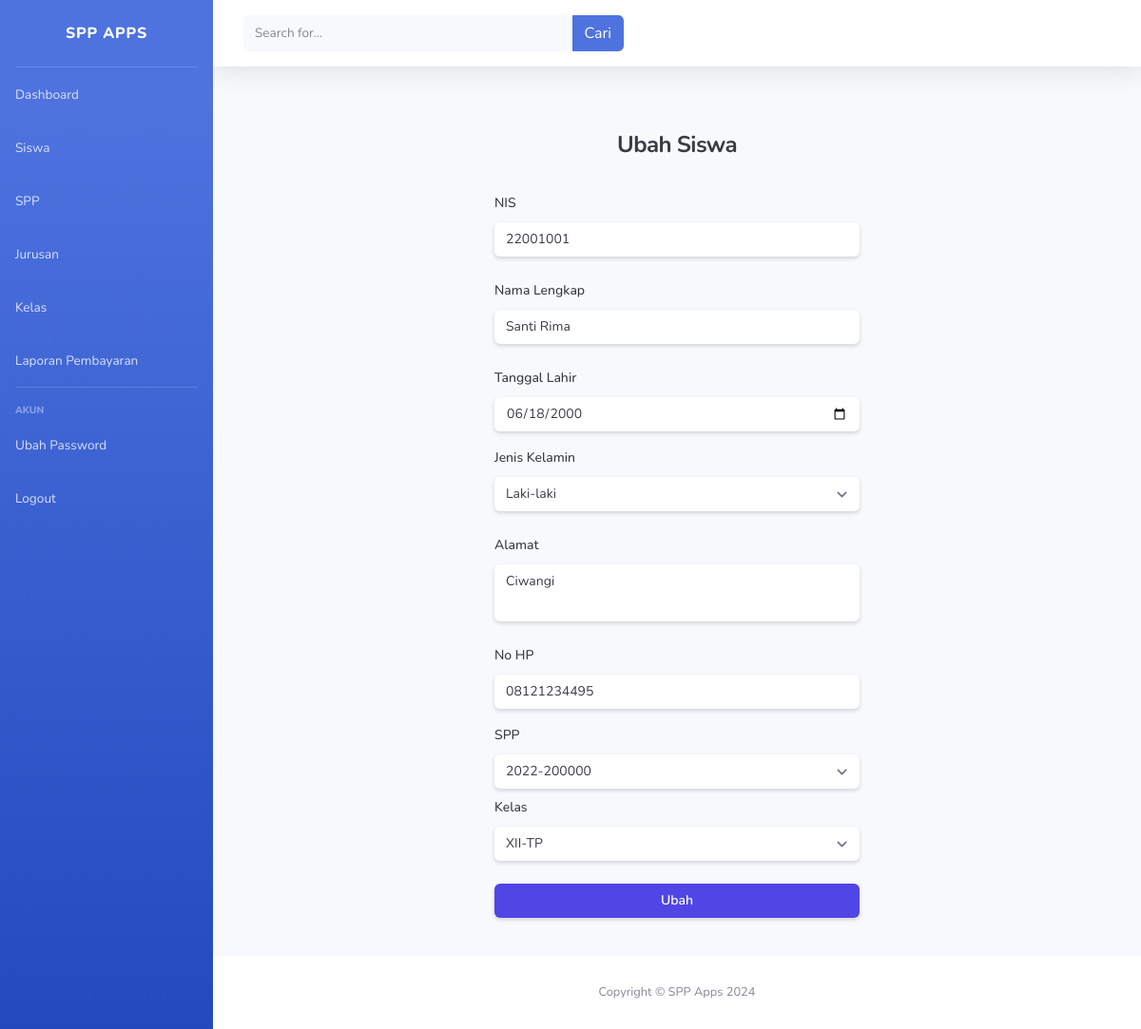
The page /siswa/ubah/22001001 (signed in) on the database its author committed.
### tables this page shows
CREATE TABLE `siswa` (
  `nis` bigint(20) NOT NULL,
  `nama_lengkap` varchar(50) DEFAULT NULL,
  `tanggal_lahir` date DEFAULT NULL,
  `jenis_kelamin` enum('l','p') DEFAULT NULL,
  `alamat` varchar(100) DEFAULT NULL,
  `no_hp` varchar(13) DEFAULT NULL,
  `kelas_id` int(11) DEFAULT NULL,
  `spp_id` int(11) DEFAULT NULL
);

CREATE TABLE `spp` (
  `id` int(11) NOT NULL,
  `tahun` year(4) DEFAULT NULL,
  `nominal` bigint(20) DEFAULT NULL
);

CREATE TABLE `kelas` (
  `id` int(11) NOT NULL,
  `kode_kelas` varchar(10) DEFAULT NULL,
  `tingkat` enum('10','11','12') DEFAULT NULL,
  `jurusan_id` int(11) DEFAULT NULL
);

### app/core/Controller.php (called while the page is built)
<?php
class Controller
{
    public function view($view, $data = []) {
        require_once 'app/views/' . $view . '.php';
    }
}

### app/controller/Siswa.php (called while the page is built, shortened)
<?php
require_once 'app/core/Controller.php';
require_once 'app/core/Database.php';
class Siswa extends Controller {
    public function ubah($nis)
    {
        $database = new Database();
        $query = "SELECT * FROM spp ORDER BY tahun DESC";
        $spp = array_slice($database->ambil_data($query), 0, 3);
        $query = "SELECT * FROM kelas";
        $kelas = $database->ambil_data($query);
        $query = "SELECT * FROM siswa WHERE nis = $nis";
        $siswa = $database->ambil_data($query);
        $data = [
            'title' => 'Ubah Siswa',
            'spp' => $spp,
            'kelas' => $kelas,
            'siswa' => $siswa
        ];
        $this->view('dashboard/siswa/ubah', $data);
    }
}

### app/core/App.php (called while the page is built, shortened)
<?php
class App
{
    protected $controller = 'NotFound';
    protected $method = 'index';
    protected $params = [];
    public function __construct()
    {
        $url = $this->parseUrl();
        $routes = $this->loadRoutes();
        $routeKey = '/' . implode('/', array_slice($url, 1));
        foreach ($routes as $route => $routeInfo) {
            $routePattern = preg_replace('/\{[a-zA-Z0-9]+\}/', '([a-zA-Z0-9]+)', $route);
            if (preg_match('#^' . $routePattern . '$#', $routeKey, $matches)) {
                $this->controller = $routeInfo[0];
                $this->method = $routeInfo[1];
                array_shift($matches);
                $this->params = $matches;
                break;
            }
        }
        if (file_exists('app/controller/' . $this->controller . '.php')) {
            $this->controller = new $this->controller();
        }
        call_user_func_array([$this->controller, $this->method], $this->params);
    }
    private function parseUrl()
    {
        $url = rtrim($_SERVER['REQUEST_URI'], '/');
        $url = filter_var($url, FILTER_SANITIZE_URL);
        $url = explode('/', $url);
        return $url;
    }
    private function loadRoutes()
    {
        return include 'Routes.php';
    }
}

### index.php (called while the page is built, shortened)
<?php
$app = new App();

### app/core/Database.php (called while the page is built, shortened)
<?php
class Database
{
    private $koneksi;
    private function koneksi()
    {
        $host = 'localhost';
        $user = 'root';
        $password = '';
        $database = 'uprak_riyan_darmawan';
        $this->koneksi = mysqli_connect($host, $user, $password, $database);
    }
    public function ambil_data($query)
    {
        $result = $this->koneksi->query($query);
        if ($result->num_rows > 1) {
            $rows = [];
            while ($row = $result->fetch_assoc()) {
                $rows[] = $row;
            }
            return $rows;
        }
        return $result->fetch_assoc();
    }
}

### app/views/dashboard/Siswa/ubah.php (the view, shortened to what this page needs)
<div class="flex min-h-full flex-col justify-center px-6 lg:px-8 mb-10">
    <div class="sm:mx-auto sm:w-full sm:max-w-sm">
        <h2 class="mt-10 text-center text-2xl font-bold leading-9 tracking-tight text-gray-900">Ubah Siswa</h2>
    </div>
    <div class="mt-4 sm:mx-auto sm:w-full sm:max-w-sm">
        <form class="space-y-6" action="/siswa/ubah/<?= $data['siswa']['nis'] ?>" method="POST">
            <div>
                <label for="nis" class="block text-sm font-medium leading-6 text-gray-900">NIS</label>
                <div class="mt-2">
                    <input id="nis" name="nis" type="number" required placeholder="22001001" autocomplete="nis" value="<?= $data['siswa']['nis'] ?>" class="block w-full rounded-md border-0 py-1.5 text-gray-900 shadow-sm ring-1 ring-inset placeholder:text-gray-400 focus:ring-2 focus:ring-inset sm:text-sm sm:leading-6 <?= isset($_SESSION['flash']['nis']) ? 'invalid' : 'valid' ?>">
                </div>
            </div>
            <div>
                <label for="namaLengkap" class="block text-sm font-medium leading-6 text-gray-900">Nama Lengkap</label>
                <div class="mt-2">
                    <input id="namaLengkap" name="namaLengkap" type="text" required placeholder="Riyan Darmawan" autocomplete="namaLengkap" value="<?= $data['siswa']['nama_lengkap'] ?>" class="block w-full rounded-md border-0 py-1.5 text-gray-900 shadow-sm ring-1 ring-inset placeholder:text-gray-400 focus:ring-2 focus:ring-inset sm:text-sm sm:leading-6 <?= isset($_SESSION['flash']['namaLengkap']) ? 'invalid' : 'valid' ?>">
                </div>
            </div>
            <div>
                <label for="tanggalLahir" class="block text-sm font-medium leading-6 text-gray-900">Tanggal Lahir</label>
                <div class="mt-2">
                    <input id="tanggalLahir" name="tanggalLahir" type="date" required autocomplete="tanggalLahir" value="<?= $data['siswa']['tanggal_lahir'] ?>" class="block w-full rounded-md border-0 py-1.5 text-gray-900 shadow-sm ring-1 ring-inset placeholder:text-gray-400 focus:ring-2 focus:ring-inset sm:text-sm sm:leading-6 <?= isset($_SESSION['flash']['tanggalLahir']) ? 'invalid' : 'valid' ?>">
                </div>
            </div>
            <div class="mt-2">
                <label for="jenisKelamin" class="block text-sm font-medium leading-6 text-gray-900">Jenis Kelamin</label>
                <select id="jenisKelamin" name="jenisKelamin" class="block w-full rounded-md border-0 py-1.5 text-gray-900 shadow-sm ring-1 ring-inset placeholder:text-gray-400 focus:ring-2 focus:ring-inset sm:text-sm sm:leading-6 valid">
                    <option <?= $data['siswa']['jenis_kelamin'] == "l" ? 'selected' : '' ?> value="l">Laki-laki</option>
                </select>
            </div>
            <div>
                <label for="alamat" class="block text-sm font-medium leading-6 text-gray-900">Alamat</label>
                <div class="mt-2">
                    <textarea id="alamat" name="alamat" type="text" required placeholder="Alamat" autocomplete="alamat" class="resize-none block w-full rounded-md border-0 py-1.5 text-gray-900 shadow-sm ring-1 ring-inset placeholder:text-gray-400 focus:ring-2 focus:ring-inset sm:text-sm sm:leading-6 <?= isset($_SESSION['flash']['alamat']) ? 'invalid' : 'valid' ?>"><?= $data['siswa']['alamat'] ?></textarea>
                </div>
            </div>
            <div>
                <label for="noHp" class="block text-sm font-medium leading-6 text-gray-900">No HP</label>
                <div class="mt-2">
                    <input id="noHp" name="noHp" type="number" required placeholder="0898291829" autocomplete="noHp" value="<?= $data['siswa']['no_hp'] ?>" class="block w-full rounded-md border-0 py-1.5 text-gray-900 shadow-sm ring-1 ring-inset placeholder:text-gray-400 focus:ring-2 focus:ring-inset sm:text-sm sm:leading-6 <?= isset($_SESSION['flash']['noHp']) ? 'invalid' : 'valid' ?>">
                </div>
            </div>
            <div class="mt-2">
                <label for="spp" class="block text-sm font-medium leading-6 text-gray-900">SPP</label>
                <select id="spp" name="spp" class="block w-full rounded-md border-0 py-1.5 text-gray-900 shadow-sm ring-1 ring-inset placeholder:text-gray-400 focus:ring-2 focus:ring-inset sm:text-sm sm:leading-6 valid">
                    <?php foreach ($data['spp'] as $spp) : ?>
                        <option <?= $data['siswa']['spp_id'] == $spp['id'] ? 'selected' : '' ?> value="<?= $spp['id'] ?>"><?= $spp['tahun'] . '-' . $spp['nominal'] ?></option>
                    <?php endforeach; ?>
                </select>
            </div>
            <div class="mt-2">
                <label for="kelas" class="block text-sm font-medium leading-6 text-gray-900">Kelas</label>
                <select id="kelas" name="kelas" class="block w-full rounded-md border-0 py-1.5 text-gray-900 shadow-sm ring-1 ring-inset placeholder:text-gray-400 focus:ring-2 focus:ring-inset sm:text-sm sm:leading-6 valid">
                    <?php foreach ($data['kelas'] as $kelas) : ?>
                        <option <?= $data['siswa']['kelas_id'] == $kelas['id'] ? 'selected' : '' ?> value="<?= $kelas['id'] ?>"><?= $kelas['kode_kelas'] ?></option>
                    <?php endforeach; ?>
                </select>
            </div>
            <div>
                <button type="submit" name="submit" class="flex w-full justify-center rounded-md bg-indigo-600 px-3 py-1.5 text-sm font-semibold leading-6 text-white shadow-sm hover:bg-indigo-500 focus-visible:outline focus-visible:outline-2 focus-visible:outline-offset-2 focus-visible:outline-indigo-600">Ubah</button>
            </div>
        </form>
    </div>
</div>

### rows shown on the page
siswa: nis "22001001", namaLengkap "Santi Rima", tanggalLahir "06/18/2000", jenisKelamin "Laki-laki", alamat "Ciwangi", noHp "08121234495", spp "2022-200000", kelas "XII-TP"
